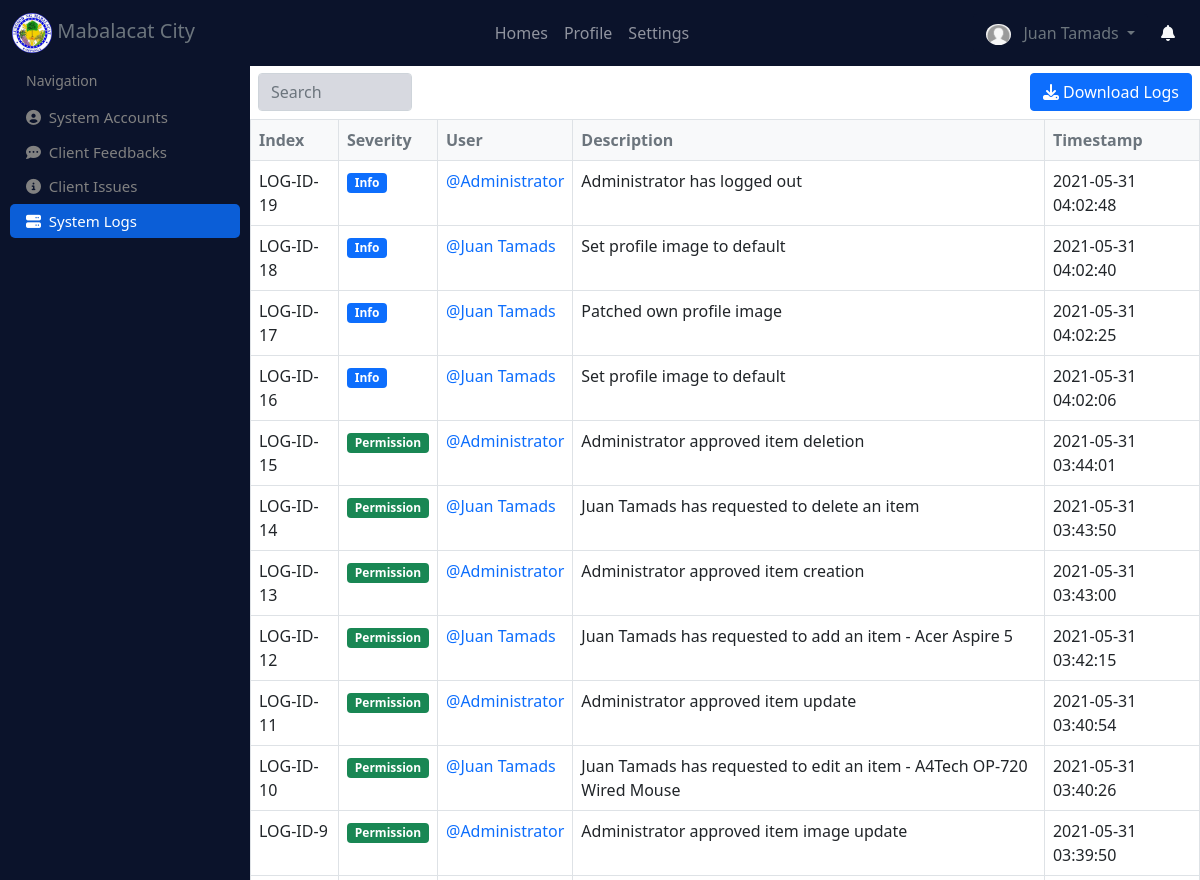
The app's page /system_logs (signed in, upper part), older data.
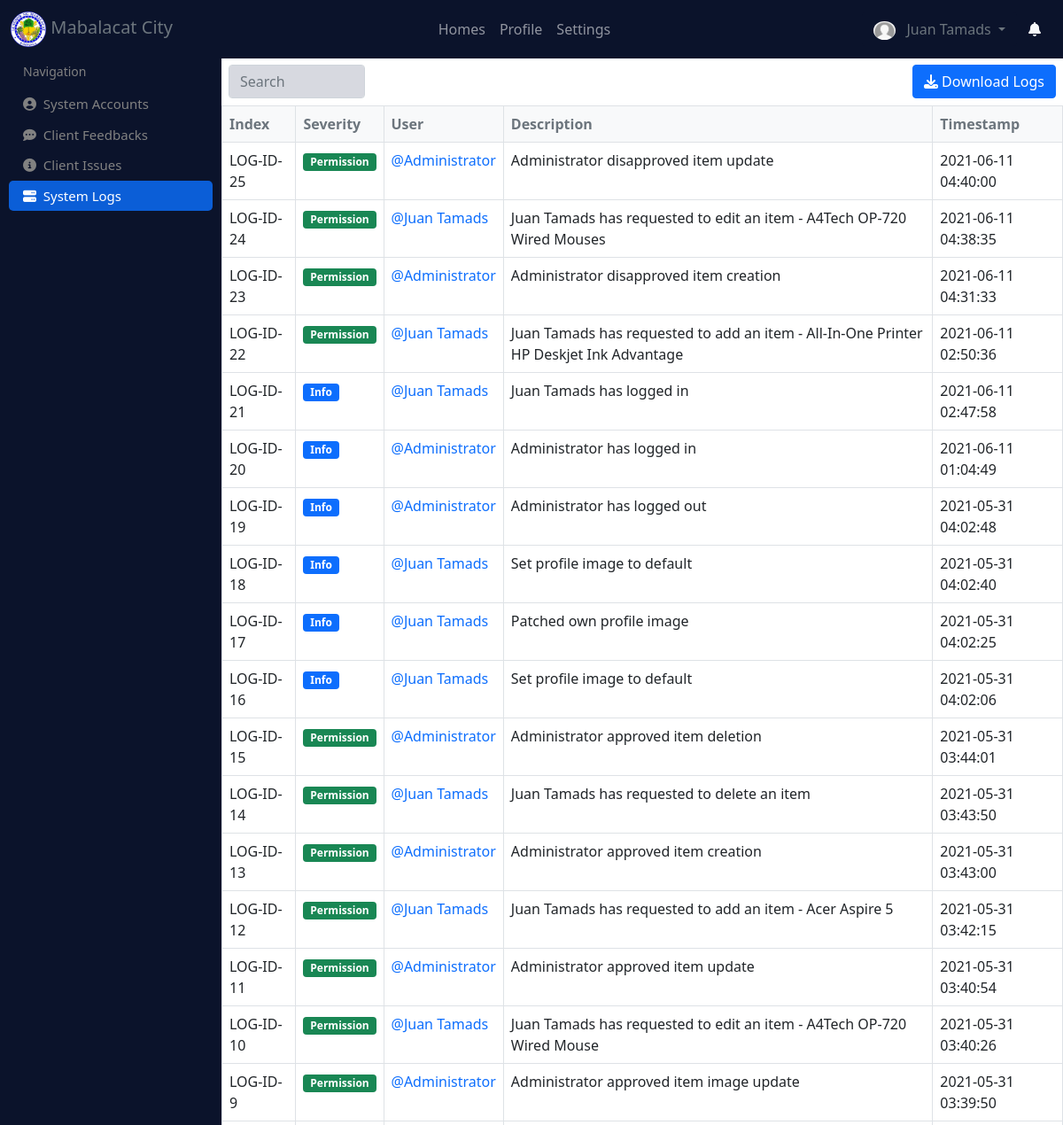
The same page, newer data.
### website/models.py (models this page shows)
class Log(db.Model):
    id = db.Column(db.Integer, primary_key=True)
    severity = db.Column(db.String(150))
    description = db.Column(db.Text)
    date = db.Column(db.Date(), default=func.now())
    timestamp = db.Column(db.DateTime(timezone=True), default=func.now())
    user_id = db.Column(db.Integer, db.ForeignKey("user.id"))

class User(db.Model, UserMixin):
    id = db.Column(db.Integer, primary_key=True)
    image = db.Column(db.String(255), default="default.png")
    name = db.Column(db.String(150), unique=True)
    username = db.Column(db.String(150), unique=True)
    password = db.Column(db.String(150))
    email = db.Column(db.String(150), unique=True)
    number = db.Column(db.Integer, unique=True)
    role = db.Column(db.String(150), default="User")
    activated = db.Column(db.Integer, default=0)
    created_at = db.Column(db.DateTime(timezone=True), default=func.now())
    updated_at = db.Column(db.DateTime(timezone=True), default=func.now())
    items = db.relationship('Item')
    feedbacks = db.relationship('Feedback', backref='user')
    issues = db.relationship('Issue', backref='user')
    logs = db.relationship('Log', backref='user')

### website/management.py (the view)
@management.route('/system_logs')
@login_required
def system_logs():
    logs = Log.query.join(User).filter(Log.user_id==User.id).order_by(desc(Log.timestamp)).all()
    log_date = Log.query.all()
    return render_template("system_logs.html", logs=logs, log_date=log_date)

### website/templates/system_logs.html (shortened to what this page needs)
{% extends "base.html" %}
{% block main_content %}
<div class="sidenav">
    <br><br>
    <span style="padding: 6px 8px 6px 16px; color: #818181; font-size: 14px;">Navigation</span>
    <a href="/accounts" class="mt-2"><i class="fa fa-user-circle" aria-hidden="true"></i>&nbsp;&nbsp;System Accounts</a>
    <a href="/client_feedbacks"><i class="fa fa-commenting" aria-hidden="true"></i>&nbsp;&nbsp;Client Feedbacks</a>
    <a href="/client_issues"><i class="fa fa-info-circle" aria-hidden="true"></i>&nbsp;&nbsp;Client Issues</a>
    <a href="/system_logs" class="active"><i class="fa fa-server" aria-hidden="true"></i>&nbsp;&nbsp;System Logs</a>
</div>
<div class="main" style="margin-top: 65px;">
    <div class="row p-2">
        <div class="col-sm-8">
            <input type="text" placeholder="Search" class="form-control w-25" style="background-color: #d7d9e0;" id="myInput">
        </div>
        <div class="col-sm-4">
            <button class="btn btn-primary float-end"  data-bs-toggle="modal" data-bs-target="#staticBackdrop">
                <i class="fa fa-download" aria-hidden="true"></i>&nbsp;Download Logs
            </button>
        </div>
    </div>
    <table class="table table-bordered">
        <thead class="bg-light text-muted">
            <tr>
                <th>Index</th>
                <th>Severity</th>
                <th>User</th>
                <th>Description</th>
                <th>Timestamp</th>
            </tr>
        </thead>
        <tbody id="itemsTable">
          {% for l in logs %}
          <tr>
            <td>LOG-ID-{{ l.id }}</td>
            <td>
                {% if l.severity == 'Info' %}
                    <span class="badge bg-primary">{{l.severity}}</span>
                {% else %}
                    <span class="badge bg-success">{{l.severity}}</span>
                {% endif %}
            </td>
            <td><a href="/view_account/{{l.user_id}}" style="text-decoration: none;">@{{ l.user.name }}</a></td>
            <td>{{ l.description }}</td>
            <td>{{ l.timestamp }}</td>
          </tr>
          {% endfor %}
        </tbody>
    </table>
</div>
{% endblock %}

Row changes from the older to the newer data that the page shows:
added Log: id "25", severity "Permission", user.name "Administrator", description "Administrator disapproved item update", timestamp "2021-06-11 04:40:00"
added Log: id "24", severity "Permission", user.name "Juan Tamads", description "Juan Tamads has requested to edit an item - A4Tech OP-720 Wired Mouses", timestamp "2021-06-11 04:38:35"
added Log: id "23", severity "Permission", user.name "Administrator", description "Administrator disapproved item creation", timestamp "2021-06-11 04:31:33"
added Log: id "22", severity "Permission", user.name "Juan Tamads", description "Juan Tamads has requested to add an item - All-In-One Printer HP Deskjet Ink Advantage", timestamp "2021-06-11 02:50:36"
added Log: id "21", severity "Info", user.name "Juan Tamads", description "Juan Tamads has logged in", timestamp "2021-06-11 02:47:58"
added Log: id "20", severity "Info", user.name "Administrator", description "Administrator has logged in", timestamp "2021-06-11 01:04:49"
